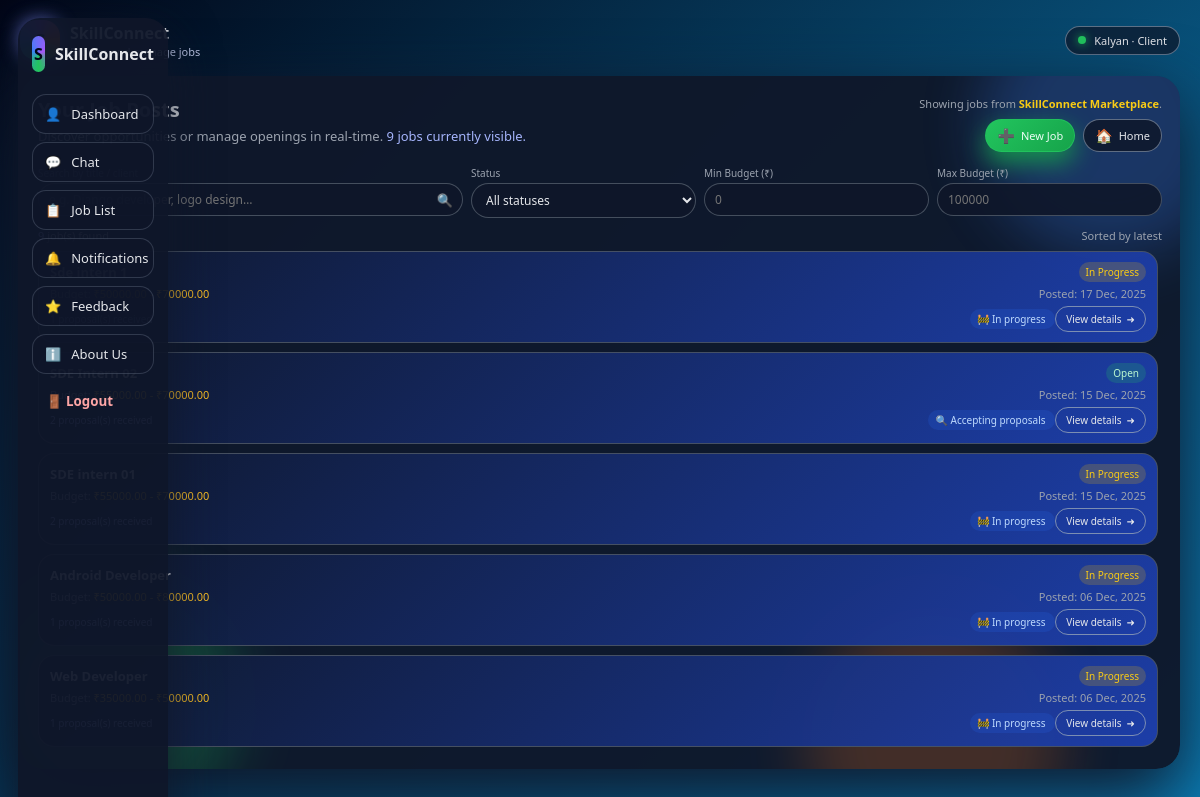
/freelancer/jobs/ (signed in), run on the app's committed database.
### marketplace/models.py (models this page shows, shortened)
class User(AbstractUser):
    ROLE_CHOICES = (
        ('client', 'client'),
        ('freelancer', 'Freelancer'),
    )
    role = models.CharField(max_length=20, choices=ROLE_CHOICES)

class Job(models.Model):
    STATUS_CHOICES = (
        ('open', 'Open'),
        ('in_progress', 'In Progress'),
        ('completed', 'Completed'),
        ('cancelled', 'Cancelled'),
    )
    client = models.ForeignKey(User, on_delete=models.CASCADE, related_name='jobs')
    title = models.CharField(max_length=200)
    description = models.TextField()
    budget_min = models.DecimalField(max_digits=10, decimal_places=2)
    budget_max = models.DecimalField(max_digits=10, decimal_places=2)
    created_at = models.DateTimeField(auto_now_add=True)
    status = models.CharField(max_length=20, choices=STATUS_CHOICES, default='open')

### marketplace/views.py (the view)
# urls.py: path("freelancer/jobs/", views.job_list, name="job_list"),
@login_required
def job_list(request):
    user = request.user
    if getattr(user, "role", None) == "client":
        jobs = Job.objects.filter(client=user).order_by("-created_at")
    else:
        jobs = Job.objects.filter(status="open").order_by("-created_at")
    return render(request, "marketplace/job_list.html", {"jobs": jobs})

### marketplace/templates/marketplace/job_list.html (shortened to what this page needs)
<!DOCTYPE html>
<html lang="en">
<head>
</head>
<body>
<aside class="sidebar">
  <div class="sidebar-brand">
    <div class="sb-logo">S</div>
    <span>SkillConnect</span>
  </div>
  <nav class="sidebar-nav">
    <a href="{% url 'dashboard' %}" class="sb-link">
      👤 <span>Dashboard</span>
    </a>
    <a href="{% url 'chat_list' %}" class="sb-link">
      💬 <span>Chat</span>
    </a>
    <a href="{% url 'job_list' %}" class="sb-link">
      📋 <span>Job List</span>
    </a>
    <a href="{% url 'notifications' %}" class="sb-link">
      🔔 <span>Notifications</span>
    </a>
    <a href="{% url 'feedback' %}" class="sb-link">
      ⭐ <span>Feedback</span>
    </a>
    <a href="{% url 'about_us' %}" class="sb-link">
      ℹ️ <span>About Us</span>
    </a>
    <form method="post" action="{% url 'logout' %}">
  <button type="submit" class="sidebar-link logout-btn" onclick="return confirm('Are you sure you want to logout?')">
    🚪 Logout
  </button>
</form>
  </nav>
</aside>
<div class="shell">
    <div class="top-row">
        <div class="top-left">
            <div class="logo">S</div>
            <div class="top-text">
                <span>SkillConnect</span>
                <span>Browse and manage jobs</span>
            </div>
        </div>
        <div class="top-right">
            <span class="pill-dot"></span>
            <span>
                {{ request.user.first_name|default:"User" }}
                · {{ request.user.role|title|default:"Member" }}
            </span>
        </div>
    </div>
    <div class="card">
        <div class="glow-container">
            <div class="glow g1"></div>
            <div class="glow g3"></div>
        </div>
        <div class="card-inner">
            <div class="header-row">
                <div class="header-main">
                    <div class="page-title">
                    </div>
                    <div class="page-sub">
                        Discover opportunities or manage openings in real-time.
                        <span>{{ jobs|length|default:"0" }} jobs currently visible.</span>
                    </div>
                </div>
                <div class="header-side">
                    <div>
                        Showing jobs from <strong>SkillConnect Marketplace</strong>.
                    </div>
                    <div class="header-actions">
                        {% if request.user.role == "client" %}
                            <a href="{% url 'job_create' %}" class="btn-small primary">
                                <span class="icon">➕</span>
                                <span>New Job</span>
                            </a>
                        {% endif %}
                        <a href="{% url 'home' %}" class="btn-small">
                            <span class="icon">🏠</span>
                            <span>Home</span>
                        </a>
                    </div>
                </div>
            </div>
            <div class="filters-row">
                <div class="filter-field">
                    <div class="filter-label">Search by title / client</div>
                    <input type="text" class="filter-input" placeholder="e.g. Django developer, logo design…">
                    <span class="filter-icon">🔍</span>
                </div>
                <div class="filter-field">
                    <div class="filter-label">Status</div>
                    <select class="filter-select">
                        <option value="">All statuses</option>
                    </select>
                </div>
                <div class="filter-field">
                    <div class="filter-label">Min Budget (₹)</div>
                    <input type="number" class="filter-input" placeholder="0">
                </div>
                <div class="filter-field">
                    <div class="filter-label">Max Budget (₹)</div>
                    <input type="number" class="filter-input" placeholder="100000">
                </div>
            </div>
            <div class="list-header">
                <span>
                    <span class="highlight">{{ jobs|length|default:"0" }}</span> job(s) found
                </span>
                <span>Sorted by latest</span>
            </div>
            <div class="jobs-list">
                {% if jobs %}
                    {% for job in jobs %}
                        <div class="job-card" onclick="window.location.href='{% url 'job_detail' job.pk %}'">
                            <div class="job-title-row">
                                <div class="job-title">{{ job.title }}</div>
                                <div class="job-status {{ job.status }}">
                                    {{ job.get_status_display }}
                                </div>
                            </div>
                            <div class="job-meta">
                                <span>
                                    <span class="highlight">
                                        ₹{{ job.budget_min }} - ₹{{ job.budget_max }}
                                    </span>
                                </span>
                                <span>Posted: {{ job.created_at|date:"d M, Y" }}</span>
                            </div>
                            <div class="job-footer">
                                {% if request.user.role == "client" %}
                                    <span>{{ job.proposals.count }} proposal(s) received</span>
                                {% else %}
                                    <span>Client: {{ job.client.first_name|default:"Client" }}</span>
                                {% endif %}
                                <span>
                                    <span class="tag-pill">
                                        {% if job.status == "open" %}
                                            🔍 Accepting proposals
                                        {% elif job.status == "in_progress" %}
                                            🚧 In progress
                                        {% elif job.status == "completed" %}
                                            ✅ Completed
                                        {% else %}
                                            ⛔ Closed
                                        {% endif %}
                                    </span>
                                    <a href="{% url 'job_detail' job.pk %}" class="btn-outline" onclick="event.stopPropagation();">
                                        <span>View details</span>
                                        <span>➜</span>
                                    </a>
                                </span>
                            </div>
                        </div>
                    {% endfor %}
                {% endif %}
            </div>
        </div>
    </div>
</div>
</body>
</html>

### data on the page
User: user.first_name "Kalyan", user.role "Client"
Job: status "In Progress", budget_max "70000.00", created_at "17 Dec, 2025", shows "🚧 In progress"
Job: status "Open", budget_max "70000.00", created_at "15 Dec, 2025", shows "🔍 Accepting proposals"
Job: status "In Progress", budget_max "70000.00", created_at "15 Dec, 2025", shows "🚧 In progress"
Job: status "In Progress", budget_max "80000.00", created_at "06 Dec, 2025", shows "🚧 In progress"
Job: status "In Progress", budget_max "50000.00", created_at "06 Dec, 2025", shows "🚧 In progress"

### other printed values
{{ jobs|length|default:"0" }} "9"
